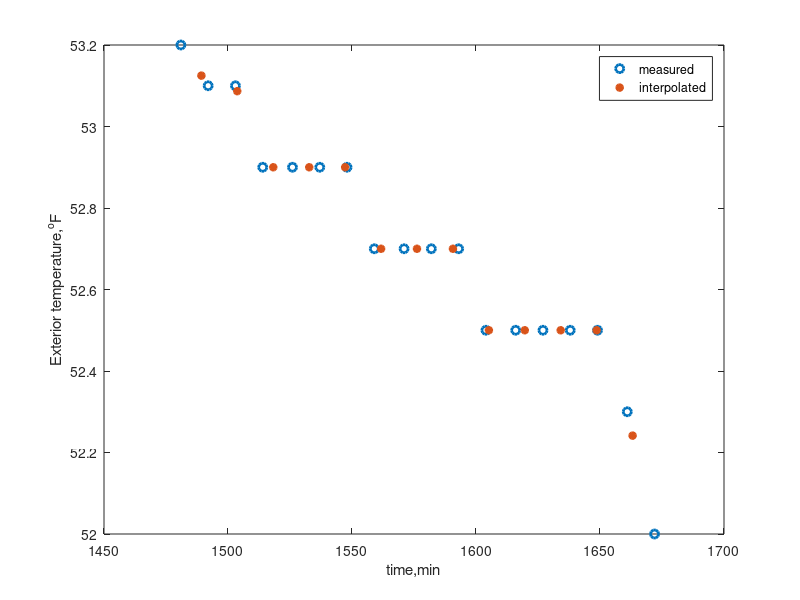

This figure's MATLAB source:
clear all
clc

% warm temperature x (chose time interval when it was fixed)
x = 65.8;
% cold temperature y
y = [53.2;53.1;53.1;52.9;52.9;52.9;52.9;52.7;52.7;52.7;52.7;52.5;52.5;52.5;52.5;52.5;52.3;52];
% times of measurements of x and y    
t = [1481;1492;1503;1514;1526;1537;1548;1559;1571;1582;1593;1604;1616;1627;1638; 1649;1661;1672];
N = length(t);

% times of measurements of cavity temperatures te
te = [1489.27; 1503.73;1518.25;1532.75;1547.23;1561.73;1576.20; 1590.70; 1605.20;1619.67;1634.15;1648.65;1663.15];
% measured cavity temperatures
Te = [63.8;63.8;63.8;63.7;63.7;63.7;63.6;63.5;63.5; 63.4; 63.4; 63.3; 63.3];
% times less than te
t_l = [1481;1503;1514;1526;1537;1559;1571;1582;1604;1616;1627;1638;1661];
% times greater than te
t_g = [1492;1514;1526;1537;1548;1571;1582;1593;1616;1627;1638;1649;1672];
% cold temperatures at times t_l
y_l = [53.2;53.1;52.9;52.9;52.9;52.7;52.7;52.7;52.5;52.5;52.5;52.5;52.3];
% cold temperatures at times t_g
y_g = [53.1;52.9;52.9;52.9;52.9;52.7;52.7;52.7;52.5;52.5;52.5;52.5;52];
M = length(Te);
K = length(y_g);

% compute y1 (cold temperatures at times te)
for k = 1:K
    % use y1=y_l+m*(te-t_l); 
    %slope m=(y_g-y_l)/(t_g-t_l) for each of the times te and t_l
    m(k) = (y_g(k) - y_l(k)) / (t_g(k) - t_l(k));
    y1(k) = y_l(k) + m(k) * (te(k) - t_l(k));
end

figure(1)
plot(t, y, 'o', 'LineWidth', 2)
hold on
plot(te, y1, '*', 'LineWidth', 2)
xlabel('time,min')
ylabel('Exterior temperature,^{o}F')
legend('measured', 'interpolated')

